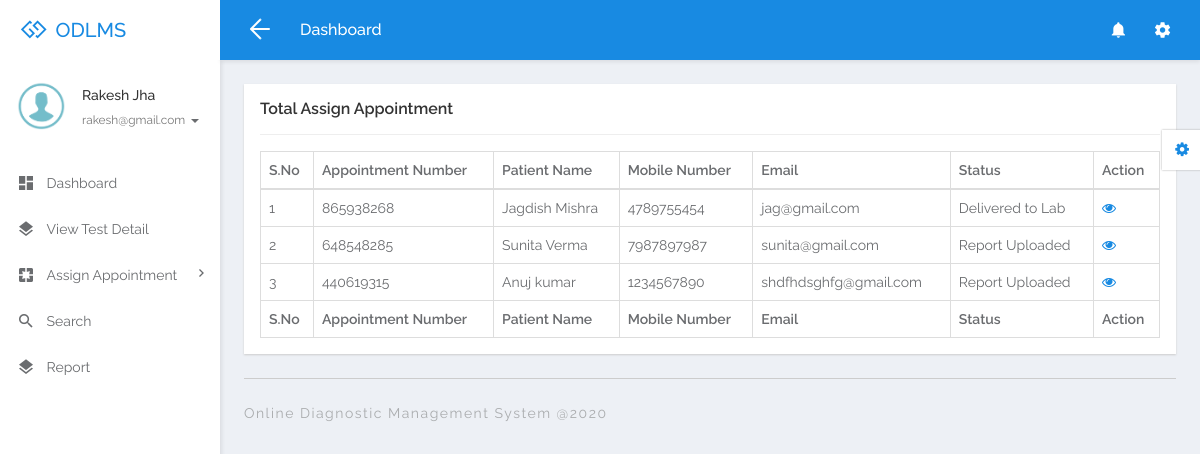
/odlms/employee/total-appointment.php (signed in), run on the app's committed database.
### tables this page shows
CREATE TABLE `tblemployee` (
  `ID` int(10) NOT NULL,
  `EmpID` varchar(120) DEFAULT NULL,
  `Name` varchar(200) DEFAULT NULL,
  `MobileNumber` bigint(10) DEFAULT NULL,
  `Email` varchar(200) DEFAULT NULL,
  `Address` mediumtext DEFAULT NULL,
  `Password` varchar(120) DEFAULT NULL,
  `JoiningDate` timestamp NULL DEFAULT current_timestamp()
);

CREATE TABLE `tblappointment` (
  `ID` int(10) NOT NULL,
  `UserID` int(10) NOT NULL,
  `AppointmentNumber` varchar(50) DEFAULT NULL,
  `PatientName` varchar(120) DEFAULT NULL,
  `Gender` varchar(50) DEFAULT NULL,
  `DOB` varchar(200) DEFAULT NULL,
  `MobileNumber` bigint(10) DEFAULT NULL,
  `Email` varchar(200) DEFAULT NULL,
  `AppointmentDate` varchar(200) DEFAULT NULL,
  `AppointmentTime` varchar(80) DEFAULT NULL,
  `Prescription` varchar(200) DEFAULT NULL,
  `PostDate` timestamp NULL DEFAULT current_timestamp(),
  `Status` varchar(50) DEFAULT NULL,
  `AssignTo` varchar(200) DEFAULT NULL,
  `Remark` varchar(100) DEFAULT NULL,
  `UpdationDate` timestamp NOT NULL DEFAULT current_timestamp(),
  `Report` varchar(200) DEFAULT NULL,
  `ReportUploadedDate` timestamp NULL DEFAULT NULL ON UPDATE current_timestamp()
);

### odlms/employee/total-appointment.php (the view, shortened to what this page needs)
<?php
if (strlen($_SESSION['odlmseid']==0)) {
  header('location:logout.php');
  } else{
  ?>
<!DOCTYPE html>
<html lang="en">
<head>
	<link rel="stylesheet" href="libs/bower/font-awesome/css/font-awesome.min.css">
	<link rel="stylesheet" href="libs/bower/material-design-iconic-font/dist/css/material-design-iconic-font.css">
	<link rel="stylesheet" href="libs/bower/animate.css/animate.min.css">
	<link rel="stylesheet" href="libs/bower/fullcalendar/dist/fullcalendar.min.css">
	<link rel="stylesheet" href="libs/bower/perfect-scrollbar/css/perfect-scrollbar.css">
	<link rel="stylesheet" href="assets/css/bootstrap.css">
	<link rel="stylesheet" href="assets/css/core.css">
	<link rel="stylesheet" href="assets/css/app.css">
</head>
<body class="menubar-left menubar-unfold menubar-light theme-primary">
<?php include_once('includes/header.php');?>
<?php include_once('includes/sidebar.php');?>
<main id="app-main" class="app-main">
  <div class="wrap">
	<section class="app-content">
		<div class="row">
			<div class="col-md-12">
				<div class="widget">
					<header class="widget-header">
						<h4 class="widget-title">Total Assign Appointment</h4>
					</header>
					<hr class="widget-separator">
					<div class="widget-body">
						<div class="table-responsive">
							<table class="table table-bordered table-hover js-basic-example dataTable table-custom">
								<thead>
									<tr>
										<th>S.No</th>
										<th>Appointment Number</th>
										<th>Patient Name</th>
										<th>Mobile Number</th>
										<th>Email</th>
									<th>Status</th>
										<th>Action</th>
									</tr>
								</thead>
								<tbody>
                  <?php
              $empid=$_SESSION['odlmsempid'];
$sql="SELECT * from  tblappointment where AssignTo=:empid";
$query = $dbh -> prepare($sql);
$query-> bindParam(':empid', $empid, PDO::PARAM_STR);
$query->execute();
$results=$query->fetchAll(PDO::FETCH_OBJ);
$cnt=1;
if($query->rowCount() > 0)
{
foreach($results as $row)
{               ?>
									<tr>
										<td><?php echo htmlentities($cnt);?></td>
										<td><?php  echo htmlentities($row->AppointmentNumber);?></td>
										<td><?php  echo htmlentities($row->PatientName);?></td>
										<td><?php  echo htmlentities($row->MobileNumber);?></td>
										<td><?php  echo htmlentities($row->Email);?></td>
                                        <?php if($row->Status==""){ ?>
                     <td><?php echo "Not Updated Yet"; ?></td>
<?php } else { ?>                  <td><?php  echo htmlentities($row->Status);?>
                  </td>
                  <?php } ?>
										<td><a href="view-assigned-appointment-detail.php?editid=<?php echo htmlentities ($row->ID);?>&&aptid=<?php echo htmlentities ($row->AppointmentNumber);?>"><i class="fa fa-eye" aria-hidden="true"></i></a></td>
									</tr>
								 <?php $cnt=$cnt+1;}} ?>
								</tbody>
                  <tfoot>
                  <tr>
                  <th>S.No</th>
										<th>Appointment Number</th>
										<th>Patient Name</th>
										<th>Mobile Number</th>
										<th>Email</th>
										<th>Status</th>
										<th>Action</th>
                  </tr>
                </tfoot>
							</table>
						</div>
					</div>
				</div>
			</div>
		</div>
	</section>
</div>
  <?php include_once('includes/footer.php');?>
</main>
<?php include_once('includes/customizer.php');?>
</body>
</html>
<?php }  ?>

### odlms/employee/includes/sidebar.php (shortened to what this page needs)
<aside id="menubar" class="menubar light">
  <div class="app-user">
    <div class="media">
      <div class="media-left">
        <div class="avatar avatar-md avatar-circle">
          <a href="javascript:void(0)"><img class="img-responsive" src="assets/images/images.png" alt="avatar"/></a>
        </div>
      </div>
      <div class="media-body">
        <div class="foldable">
          <?php
$eid=$_SESSION['odlmseid'];
$sql="SELECT Name,Email from  tblemployee where ID=:eid";
$query = $dbh -> prepare($sql);
$query->bindParam(':eid',$eid,PDO::PARAM_STR);
$query->execute();
$results=$query->fetchAll(PDO::FETCH_OBJ);
foreach($results as $row)
{
$email=$row->Email;
$fname=$row->Name;
}   ?>
          <h5><a href="javascript:void(0)" class="username"><?php  echo $fname ;?></a></h5>
          <ul>
            <li class="dropdown">
              <a href="javascript:void(0)" class="dropdown-toggle usertitle" data-toggle="dropdown" aria-haspopup="true" aria-expanded="false">
                <small><?php  echo $email;?></small>
                <span class="caret"></span>
              </a>
            </li>
          </ul>
        </div>
      </div>
    </div>
  </div>
  <div class="menubar-scroll">
    <div class="menubar-scroll-inner">
      <ul class="app-menu">
        <li class="has-submenu">
          <a href="dashboard.php">
            <i class="menu-icon zmdi zmdi-view-dashboard zmdi-hc-lg"></i>
            <span class="menu-text">Dashboard</span>
          </a>
        </li>
        <li class="has-submenu">
          <a href="view-testdetail.php">
            <i class="menu-icon zmdi zmdi-layers zmdi-hc-lg"></i>
            <span class="menu-text">View Test Detail</span>
           </a>
        </li>
       <li class="has-submenu">
          <a href="javascript:void(0)" class="submenu-toggle">
            <i class="menu-icon zmdi zmdi-pages zmdi-hc-lg"></i>
            <span class="menu-text">Assign Appointment</span>
            <i class="menu-caret zmdi zmdi-hc-sm zmdi-chevron-right"></i>
          </a>
        </li>
        <li>
          <a href="search.php">
            <i class="menu-icon zmdi zmdi-search zmdi-hc-lg"></i>
            <span class="menu-text">Search</span>
          </a>
        </li>
        <li>
          <a href="appointment-collection-reports.php">
            <i class="menu-icon zmdi zmdi-layers zmdi-hc-lg"></i>
            <span class="menu-text">Report</span>
          </a>
        </li>
      </ul>
    </div>
  </div>
</aside>

### data on the page
tblemployee: Name "Rakesh Jha", Email "rakesh@gmail.com"
tblappointment: AppointmentNumber "865938268", PatientName "Jagdish Mishra", MobileNumber "4789755454", Email "jag@gmail.com", Status "Delivered to Lab"
tblappointment: AppointmentNumber "648548285", PatientName "Sunita Verma", MobileNumber "7987897987", Email "sunita@gmail.com", Status "Report Uploaded"
tblappointment: AppointmentNumber "440619315", PatientName "Anuj kumar", MobileNumber "1234567890", Email "shdfhdsghfg@gmail.com", Status "Report Uploaded"
